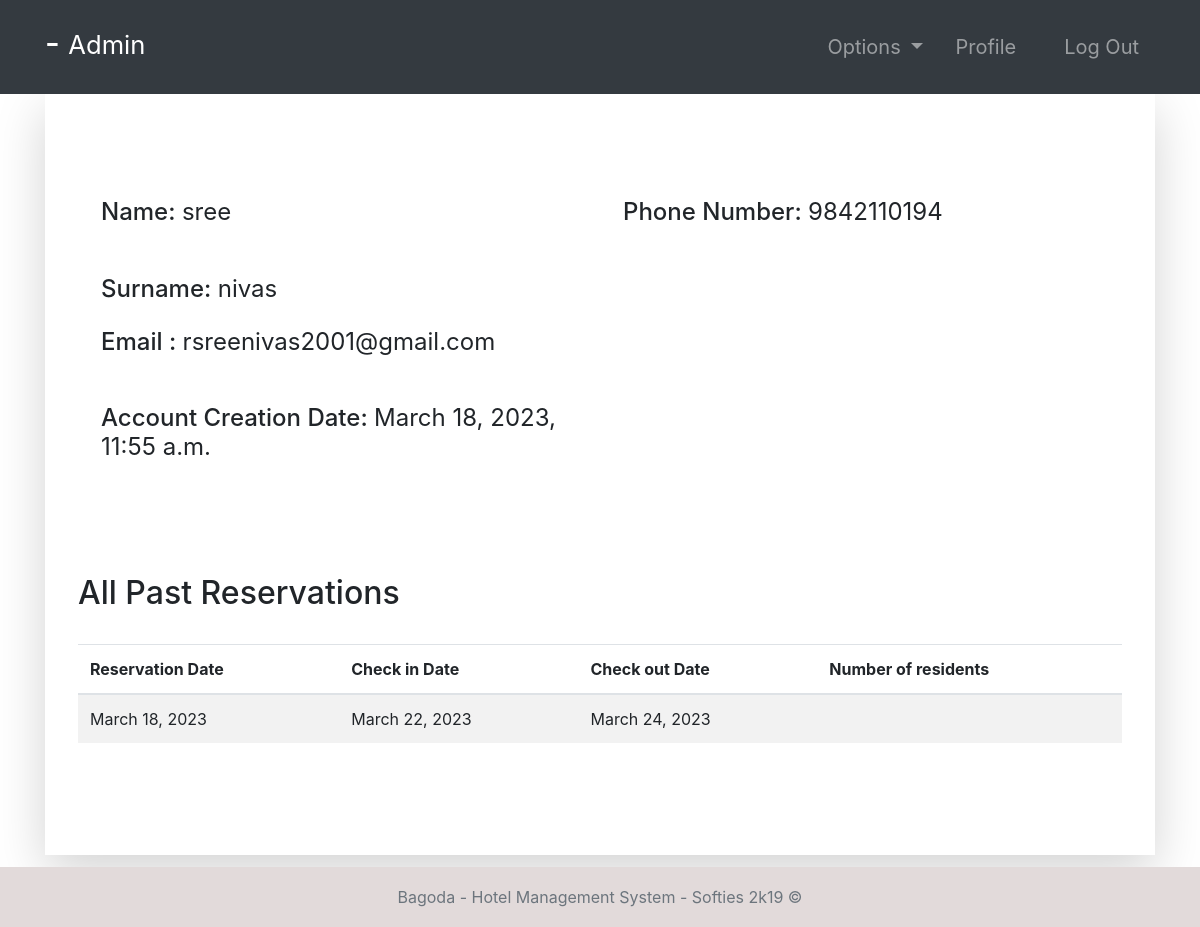
The page /guest-profile/2 (signed in) on the database as committed earlier.
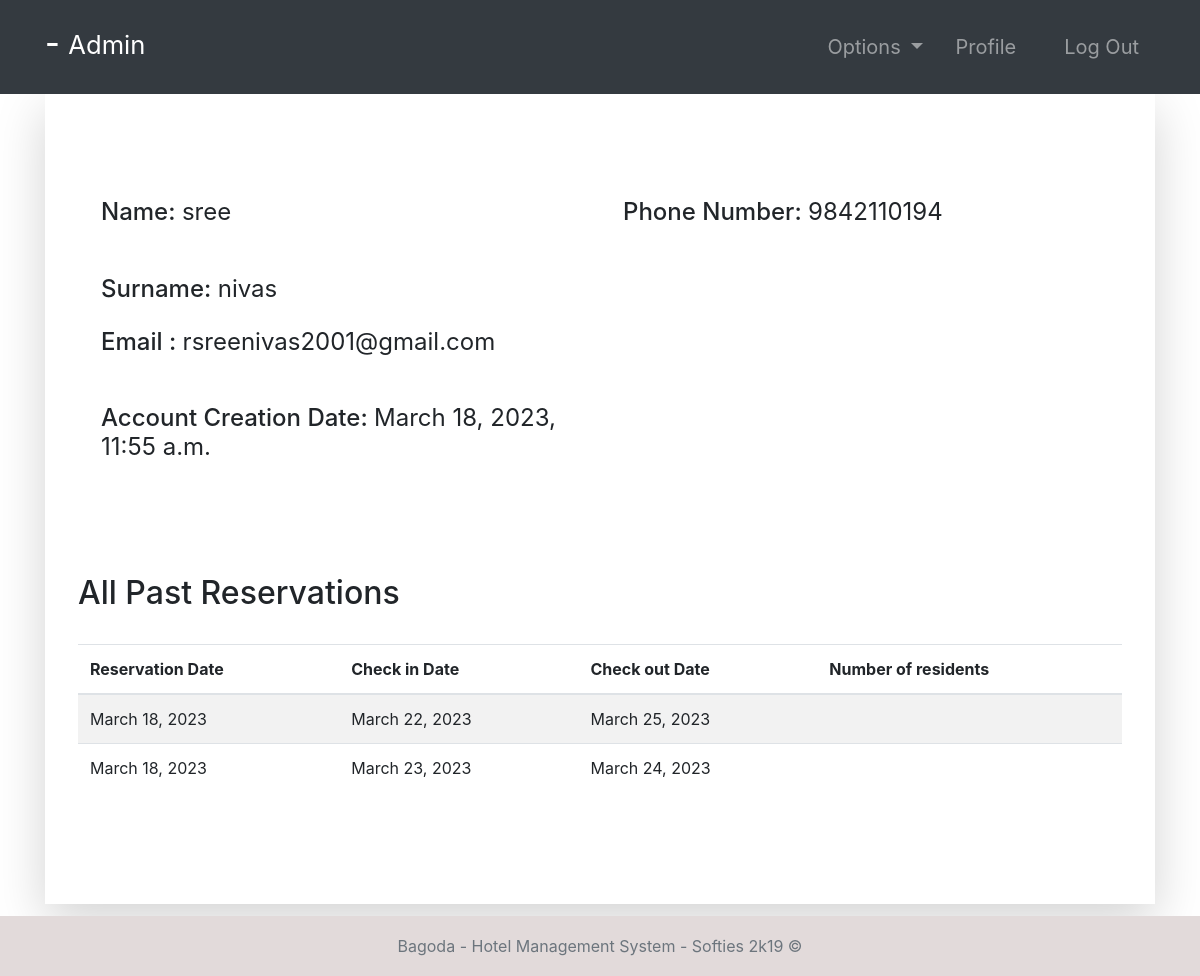
The same page on the database as committed later.
### room/models.py (models this page shows, shortened)
class Booking(models.Model):
    roomNumber = models.ForeignKey(Room, on_delete=models.CASCADE)
    guest = models.ForeignKey(Guest, null=True, on_delete=models.CASCADE)
    dateOfReservation = models.DateField(default=timezone.now)
    startDate = models.DateField()
    endDate = models.DateField()

### accounts/views.py (the view, shortened to what this page needs)
# urls.py: path('guest-profile/<str:pk>', guest_profile, name="guest-profile"),
@login_required(login_url='login')
def guest_profile(request, pk):
    tempUser = User.objects.get(id=pk)
    guest = Guest.objects.get(user=tempUser)
    role = str(request.user.groups.all()[0])
    path = role + "/"
    eventAttendees = EventAttendees.objects.filter(guest=guest)
    bookings = Booking.objects.filter(guest=guest)
    context = {
        "role": role,
        "guest": guest,
        "eventAttendees": eventAttendees,
        "bookings": bookings
    }
    return render(request, path + "guest-profile.html", context)

### Templates/admin/guest-profile.html
{% extends '../index.html' %}
{% block context %}
{% include '../common_pages/guest-profile.html' %}
{% endblock %}

### Templates/common_pages/guest-profile.html (shortened to what this page needs)
<div class="container">
    <div class="shadow-lg p-5">
        <div class="row mt-5">
            <div class="col-6">
                <form action="" method="POST">
                    <div class="p-2 h4">
                        <span>Name:</span>
                        {% if guest.user.id != request.user.id %}
                        <span class="font-weight-normal">{{guest.user.first_name}} </span>
                        {% else %}
                        <input type="text" class="form-control border border-secondary" id="id_first_name"
                            value="{{guest.user.first_name}}" name="first_name">
                        {% endif %}
                    </div>
                    <br>
                    <div class="p-2 h4">
                        <span>Surname:</span>
                        {% if guest.user.id != request.user.id %}
                        <span class="font-weight-normal"> {{guest.user.last_name}}</span>
                        {% else %}
                        <input type="text" class="form-control border border-secondary" id="id_last_name"
                            value="{{guest.user.last_name}}" name="last_name">
                        {% endif %}
                    </div>
                    <div class="p-2 h4">
                        <span>Email :</span>
                        <span class="font-weight-normal">{{guest.user.email}}</span>
                    </div>
                    <br>
                    <div class="p-2 h4">
                        <span>Account Creation Date:</span>
                        <span class="font-weight-normal">{{guest.user.date_joined}}</span>
                    </div>
                </form>
            </div>
            <div class="col-6">
                <div class="p-2 h4">
                    <span>Phone Number: </span>
                    {% if guest.user.id != request.user.id %}
                    <span class="font-weight-normal">{{guest.phoneNumber}}</span>
                    {% else %}
                    <input type="text" class="form-control border border-secondary" id="id_phoneNumber"
                        value="{{guest.phoneNumber}}" name="phoneNumber">
                    {% endif %}
                </div>
                <br>
            </div>
        </div>
        <br>
        <br>
        <div class="row">
            <div class="table-responsive table-striped my-5">
                <div class="table-header row">
                    <div class="col-sm-12 col-md-12 col-lg-4 mb-4">
                        <h2>All Past Reservations</h2>
                    </div>
                </div>
                <table class="table table-hover">
                    <thead>
                        <tr>
                            <th>Reservation Date</th>
                            <th>Check in Date</th>
                            <th>Check out Date</th>
                            <th>Number of residents</th>
                        </tr>
                    </thead>
                    <tbody>
                        {% for bo in bookings %}
                        <tr>
                            <td>{{bo.dateOfReservation}}</td>
                            <td>{{bo.startDate}}</td>
                            <td>{{bo.endDate}}</td>
                            <td>{{bo.numOfResidents}}</td>
                        </tr>
                        {% endfor %}
                    </tbody>
                </table>
            </div>
        </div>
    </div>
</div>

Rows that differ between the two databases and show on the page:
removed Booking: dateOfReservation "March 18, 2023", startDate "March 22, 2023", endDate "March 24, 2023"
added Booking: dateOfReservation "March 18, 2023", startDate "March 22, 2023", endDate "March 25, 2023"
added Booking: dateOfReservation "March 18, 2023", startDate "March 23, 2023", endDate "March 24, 2023"
